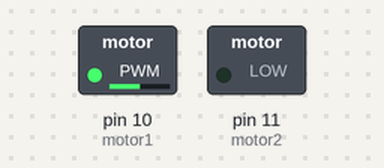
Bench run of a sketch on a simulated Arduino Uno, built with avr-gcc and run on an emulated ATmega328P. On the bench: switched loads named in the sketch (green lamp = pin HIGH). Dashed ring = blinking.

Above: at 0.05 s.
Timing chart, 0 to 4.6 s (numbered marks = the images above):
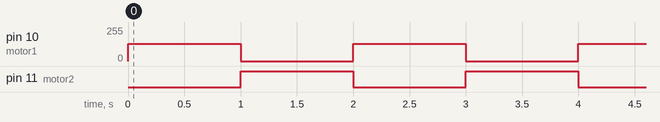

The sketch:

small_dc_motor.ino
```cpp
const int motor1 = 10;
const int motor2 = 11;
void setup() {
  pinMode(motor1,OUTPUT);
  pinMode(motor2,OUTPUT);
}

void loop() {
  analogWrite(motor1,128);
  analogWrite(motor2,0);
  delay(1000);
  analogWrite(motor1,0);
  // 255 is the maximum value
  analogWrite(motor2,255);
  delay(1000);
}
```

Measured:
- by itself, pin 10 (motor1): alternates 128/255 for 1.0 s and 0/255 for 1.0 s
- by itself, pin 11 (motor2): alternates HIGH for 1.0 s and LOW for 1.0 s
